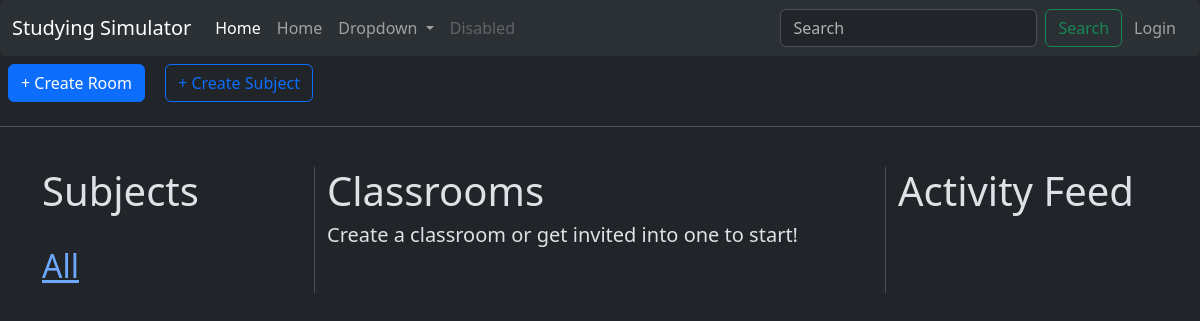
Before: / with the older database file.
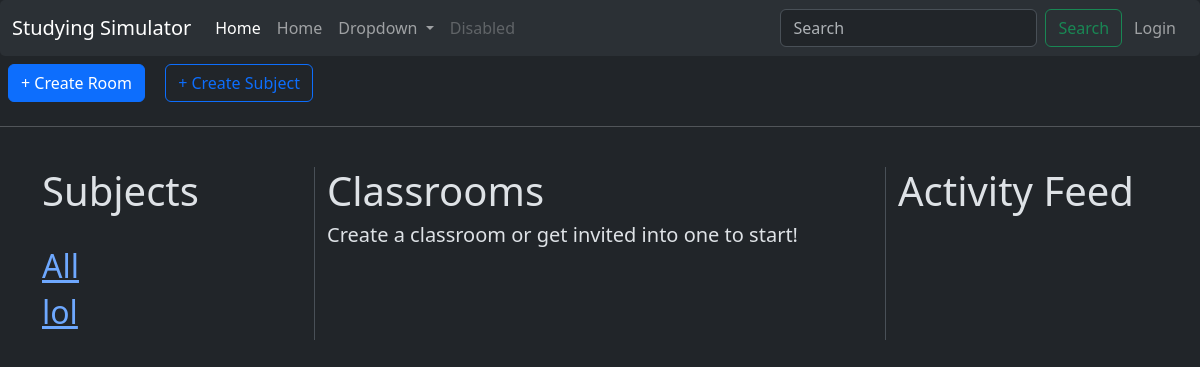
After: the same page with the newer database file.
### base/models.py (models this page shows, shortened)
class Subject(models.Model):
    name = models.CharField(max_length=200)

### base/views.py (the view, shortened to what this page needs)
# urls.py: path('', views.home, name="home"),
def home(request):
    q = request.GET.get('q')
    if q == None:
        classrooms = Classroom.objects.all()
        messagesChat = Message.objects.all()
    subjects = Subject.objects.all()
    count = 0
    for classroom in classrooms:
        if request.user.is_authenticated:
            if request.user in classroom.participants.all() or request.user.id == classroom.host.id or request.user.is_superuser:
                count += 1
    not_new = False
    for i in Classroom.objects.all():
        if request.user in i.participants.all():
            not_new = True
    context = {"classrooms":classrooms, "subjects":subjects, "messagesChat":messagesChat, "not_new":not_new, "count":count}
    return render(request, "base/home.html", context)

### base/templates/base/home.html (shortened to what this page needs)
{% extends 'main.html' %}
{% block content %}
<a href="{% url 'create-classroom' %}"><button class="btn btn-primary m-2">
    + Create Room
</button></a>
<a href="{% url 'create-subject' %}"><button class="btn btn-outline-primary m-2">
    + Create Subject
</button></a>
<br><hr><br>
<div class="container">
<div class="row">
    <div class="col border-end">
        <h1>Subjects</h1>
        <br>
        <a href="{% url 'home' %}"><h2>All</h2></a>
        {% for subject in subjects %}
            <a href="{% url 'home' %}?q={{subject.name}}"><h2>{{subject.name}}</h2></a>
        {% endfor %}
    </div>
    <div class="col-6">
        <h1>Classrooms</h1>
        {% if not_new == False or request.user.is_authenticated == False %}
            <h5>Create a classroom or get invited into one to start!</h5>
        {% else %}
            {% if count == 0 %}
                <h5>No classrooms found</h5>
            {% else %}
                <h5>Classrooms found: {{count}}</h5>
            {% endif %}
        {% endif %}
        <br>
    </div>
    <div class="col border-start">
        <h1>Activity Feed</h1><br>
    </div>
</div>
</div>
{% endblock %}

### templates/main.html (shortened to what this page needs)
<!DOCTYPE html>
{% load static %}
<html lang="en">
<head>
    <link href="https://cdn.jsdelivr.net/npm/bootstrap@5.3.2/dist/css/bootstrap.min.css" rel="stylesheet">
</head>
<body data-bs-theme="dark">
    {% include 'navbar.html' %}
    {% block content %}
    {% endblock %}
</body>
</html>

### templates/navbar.html (shortened to what this page needs)
<nav class="navbar navbar-expand-lg bg-body-tertiary" data-bs-theme="dark" style="border-radius: 5px;">
    <div class="container-fluid">
      <a class="navbar-brand" href="{% url 'home' %}">Studying Simulator</a>
      <div class="collapse navbar-collapse" id="navbarSupportedContent">
        <ul class="navbar-nav me-auto mb-2 mb-lg-0">
          <li class="nav-item">
            <a class="nav-link active" aria-current="page" href="#">Home</a>
          </li>
          <li class="nav-item">
            <a class="nav-link" href="{% url 'home' %}">Home</a>
          </li>
          <li class="nav-item dropdown">
            <a class="nav-link dropdown-toggle" href="#" role="button" data-bs-toggle="dropdown" aria-expanded="false">
              Dropdown
            </a>
          </li>
          <li class="nav-item">
            <a class="nav-link disabled" aria-disabled="true">Disabled</a>
          </li>
        </ul>
        <form class="d-flex" role="search" method="GET" action="{% url 'home' %}">
          <input class="form-control me-2" type="search" placeholder="Search" aria-label="Search" name="q">
          <button class="btn btn-outline-success" type="submit">Search</button>
        </form>
        {% if request.user.is_authenticated %}
          <ul class="navbar-nav me-5">
          <li class="nav-item dropdown ms-1 me-1">
            <a class="nav-link dropdown-toggle" href="#" role="button" data-bs-toggle="dropdown" aria-expanded="false">
              {{request.user.username}}
            </a>
            <ul class="dropdown-menu">
              <li><a class="dropdown-item" href="{% url 'profile-page' request.user.id %}">My Profile</a></li>
              <li><a class="dropdown-item" href="{% url 'login' %}">Switch Accounts</a></li>
              <li><a class="dropdown-item" href="{% url 'logout' %}">Logout</a></li>
            </ul>
          </li>
          </ul>
        {% else %}
          <ul class="navbar-nav">
            <li class="nav-item ms-1 me-1">
              <a class="nav-link" href="{% url 'login' %}">Login</a>
            </li>
          </ul>
        {% endif %}
      </div>
    </div>
  </nav>

Changed rows visible on the page:
added Subject: name "lol"
